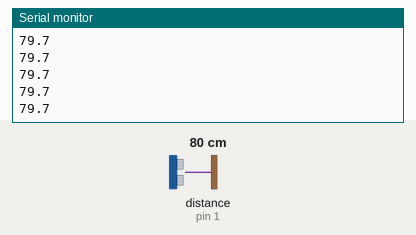
Recording of a sketch running on a simulated Arduino Uno, built with avr-gcc and run on an emulated ATmega328P. Parts: the last lines printed to the serial monitor. Wiring (inferred from the names in the program): ultrasonic range finder: trigger pin 2; echo pin 1. The inputs (shaded band) are chosen by the test bench; at power-on: distance to the obstacle (sensor on pin 1) 80 cm. The echo pulse lasts 58.3 µs per cm.

Above: at 1.2 s.
1.3 s: distance to the obstacle (sensor on pin 1) set to 4 cm
At 1.38 s:
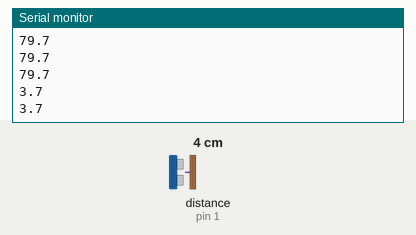
2.8 s: distance to the obstacle (sensor on pin 1) set to 9 cm
At 2.84 s:
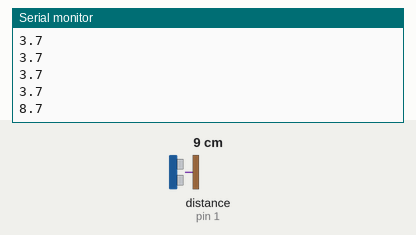
Timing chart, 0 to 5.8 s (numbered marks = the images above; inputs shaded):
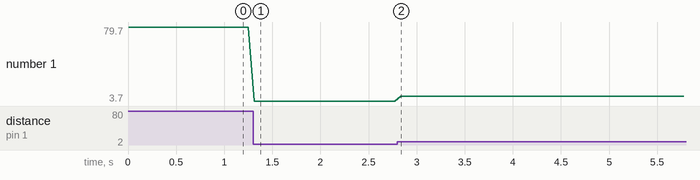

Measured:
- after the input at 1.3 s, the serial monitor: prints a new line at once (image 1)
- after the input at 2.8 s, the serial monitor: prints a new line at once (image 2)
- plotted number 1: 79.7 → 3.7 after the input at 1.3 s, 3.7 → 8.7 after the input at 2.8 s

The sketch:

hand_sensor.ino
```cpp
const byte triggerPin = 2;
const byte echoPin = 1;

void setup() {
  pinMode(triggerPin, OUTPUT);
  digitalWrite(triggerPin, LOW);
  pinMode(echoPin, INPUT);
  Serial.begin(115200);
}

void loop() {
  digitalWrite(triggerPin, LOW);
  delayMicroseconds(2);
  digitalWrite(triggerPin, HIGH);
  delayMicroseconds(10);
  digitalWrite(triggerPin, LOW);

  const unsigned long echoMicros = pulseIn(echoPin, HIGH, 25000UL);
  if (echoMicros > 0) {
    const float centimeters = echoMicros * 0.01715f;
    if (centimeters >= 2.0f && centimeters <= 400.0f) {
      Serial.println(centimeters, 1);
    }
  }
  delay(60);
}
```
